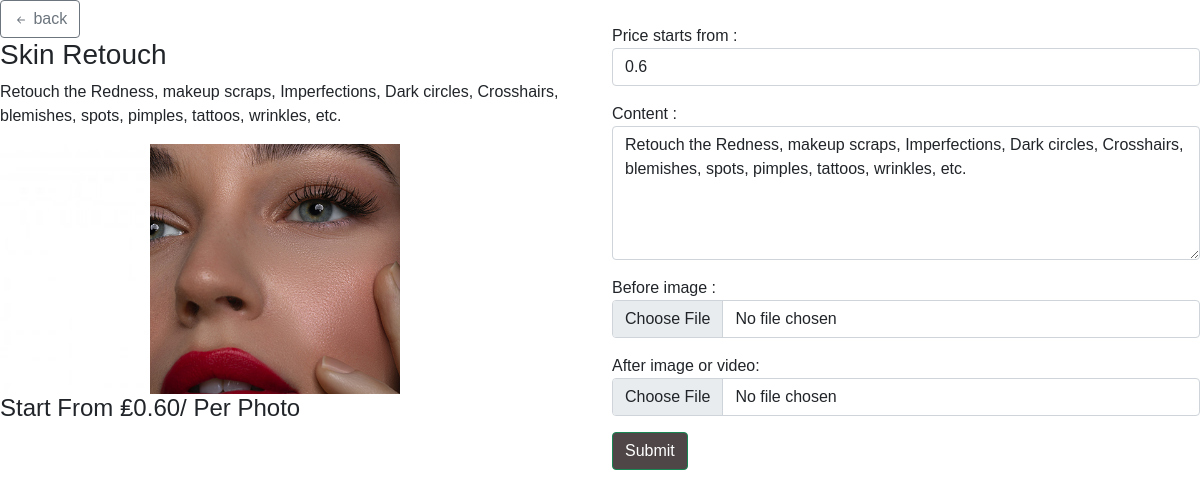
The app's page /edit/sub-service/4 with its own data.
### adminphoto/models.py (models this page shows, shortened)
class SubServices(models.Model):
    service =  models.ForeignKey(Services, null=True, on_delete= models.CASCADE)
    name = models.CharField(max_length=200,blank = True, null=True)
    description = models.TextField(max_length=2000, null=True,blank=True)
    date_created = models.DateTimeField(auto_now_add=True, null=True)
    rate = models.FloatField(default=0, null = True,blank = True)
    before = models.ImageField(default="image-placeholder-500x500.jpg",null = True,blank = True)
    after = models.FileField(default="image-placeholder-500x500.jpg",null = True,blank = True)

### adminphoto/views.py (the view, shortened to what this page needs)
# urls.py: path('edit/sub-service/<str:pk>',editSubService,name='edit-sub-service'),
def editSubService(request,pk):
    service = SubServices.objects.get(id = pk)
    context = {
        'service':service
    }
    return render(request,'components/editSubService.html',context)

### adminphoto/templates/components/editSubService.html (shortened to what this page needs)
{% extends 'main.html' %}
{% block content %}
<div class="row">
    <div class="col-md-6">
        <div class="service_content">
            <div class="action_button">
                <a href="{% url 'home' %}" class="btn btn-outline-secondary"><svg xmlns="http://www.w3.org/2000/svg" width="16" height="16" fill="currentColor" class="bi bi-arrow-left-short" viewBox="0 0 16 16">
                    <path fill-rule="evenodd" d="M12 8a.5.5 0 0 1-.5.5H5.707l2.147 2.146a.5.5 0 0 1-.708.708l-3-3a.5.5 0 0 1 0-.708l3-3a.5.5 0 1 1 .708.708L5.707 7.5H11.5a.5.5 0 0 1 .5.5z"/>
                  </svg> back</a>
            </div>
            <div class="heading">
                <h3>{{service.name}}</h3>
                <p>{{service.description}}</p>
            </div>
            <div class="service_images">
                <img src="{{service.before.url}}" alt="Before Image">
                {% if service.after.url|slice:"-4:" == ".mp4" %}
        <video controls style="max-width: 300px;">
            <source src="{{service.after.url}}" type="video/mp4">
            Your browser does not support the video tag.
        </video>
    {% else %}
        <img src="{{service.after.url}}" alt="After Image">
    {% endif %}
            </div>
            <div class="service_price">
                <h4>Start From ₤{{service.rate|floatformat:2}}/ Per Photo</h4>
            </div>
        </div>
    </div>
    <div class="col-md-6"><br>
        <form method="POST" enctype="multipart/form-data">
            <p>Price starts from :
            <input type="number" step="0.01" value="{{service.rate}}" class="form-control" name="service_price"></p>
            <p>Content :
            <textarea name="service_description" class="form-control" cols="10" rows="5">{{service.description}}</textarea>
            </p>
            <p>Before image :
            <input type="file" name="before_image" class="form-control">
            </p>
            <p>After image or video:
            <input type="file" name="after_image" class="form-control">
            </p>
            <button class="btn btn-success">Submit</button>
        </form>
    </div>
</div>
{% endblock %}

### adminphoto/templates/main.html (style rules this page uses)
body { font-family: Arial, sans-serif; }
h1, h2, h3, h4, h5, h6 { font-family: Arial, sans-serif; }
p { font-family: Arial, sans-serif; }
.service_images { display: flex; }
.service_images img { max-width: 250px; }
.btn-info, .btn-success { background-color: #4F4647 !important; color: #fff !important; }

### records on screen
SubServices: name "Skin Retouch", description "Retouch the Redness, makeup scraps, Imperfections, Dark circles, Crosshairs, blemishes, spots, pimples, tattoos, wrinkles, etc.", before (picture), after (picture), rate "0.60", service_price "0.6", service_description "Retouch the Redness, makeup scraps, Imperfections, Dark circles, Crosshairs, blemishes, spots, pimples, tattoos, wrinkles, etc."
